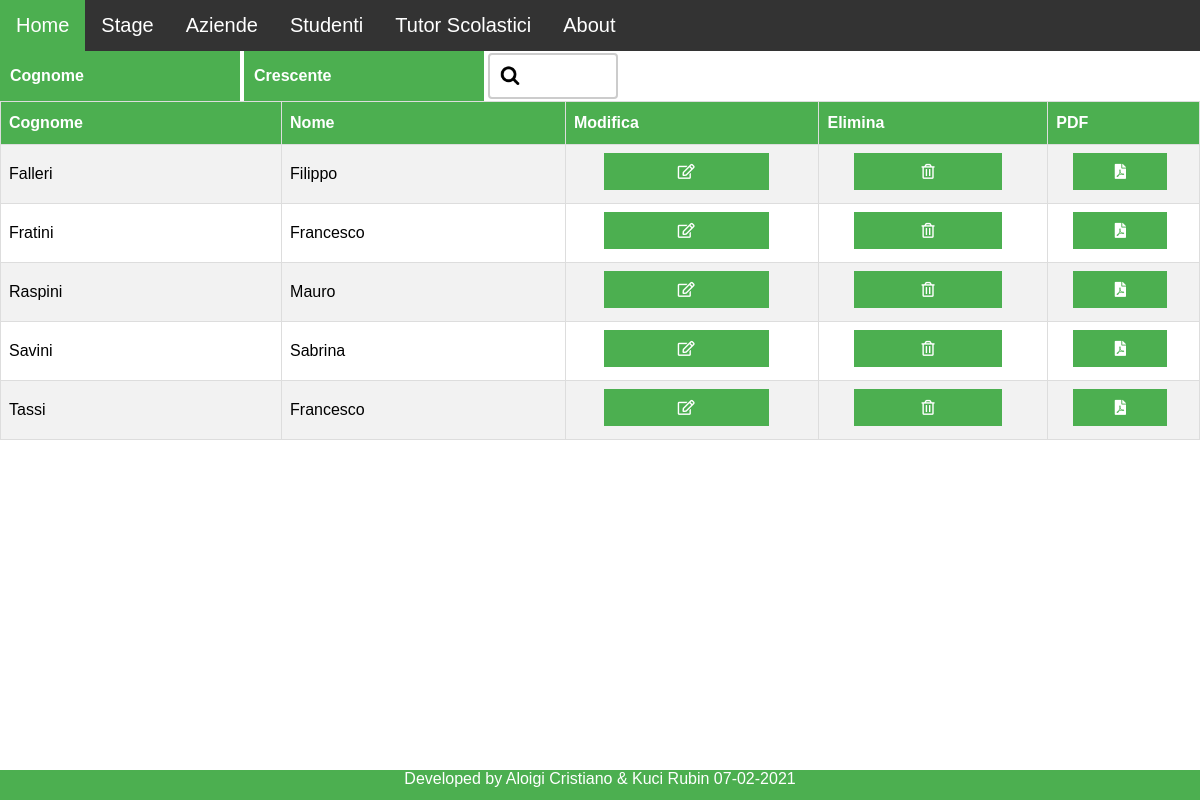
/visualizza/visualizzaTutorS.php, run on the app's committed database.
### tables this page shows
CREATE TABLE `tutorscolastici` (
  `id_tutorscolastico` int(11) NOT NULL,
  `Nome` varchar(50) NOT NULL,
  `Cognome` varchar(50) NOT NULL
);

### visualizza/visualizzaTutorS.php (the view, shortened to what this page needs)
<!DOCTYPE html>
<html>
    <?php
        $conn = $GLOBALS['mysqli'];
        $orderBy = $_POST['orderBy'] = !empty($_POST['orderBy']) && $_POST['order'] != "empty" ? $_POST['orderBy'] : "Cognome";
        $order = $_POST['order'] = !empty($_POST['order']) && $_POST['order'] != "empty" ? $_POST['order'] : "ASC";
        $search = $_POST['search'] = !empty($_POST['search']) ? $_POST['search'] : "%";
        $sql = "
            SELECT *
            FROM `tutorscolastici`
            WHERE (id_tutorscolastico LIKE '%".$search."%') OR
            (Nome LIKE '%".$search."%') OR
            (Cognome LIKE '%".$search."%')
            ORDER BY $orderBy $order
        ";
        $result = $conn->query($sql);
    ?>
    <head>
        <link rel="stylesheet" href="../Materials/style.css">
        <link rel="stylesheet" href="style.css">
        <link href="../fontawesome/css/all.min.css" rel="stylesheet">
    </head>
    <body>
        <?php include("../Materials/menu.php"); ?>
        <form action="visualizzaTutorS.php" method="post" onchange="this.submit()">
            <select name="orderBy">
                <option value="Cognome" <?php if(!empty($_POST['orderBy']) && $orderBy == "Cognome") echo 'selected';?>>Cognome</option>
            </select>
            <select name="order">
                <option value="ASC" <?php if(!empty($_POST['order']) && $order == "ASC") echo 'selected';?>>Crescente</option>
            </select>
            <input type="text" name="search" value="<?php if(!empty($_POST['search']) && $_POST['search'] != "%") echo $search;?>">
        </form>
        <table id="stage">
            <tr>
                <th>Cognome</th>
				<th>Nome</th>
                <th>Modifica</th>
                <th>Elimina</th>
				<th>PDF</th>
            </tr>
            <?php
                if (mysqli_num_rows($result) > 0) {
                    while ($row = mysqli_fetch_assoc($result)) {
                        ?>
                        <tr>
                            <td><?php echo $row["Cognome"]; ?></td>
							<td><?php echo $row["Nome"]; ?></td>
                            <td>
                                <form action="modificaValoriTS.php" method="post">
                                    <button type="submit" class="button"><i class="far fa-edit"></i></button>
                                </form>
                            </td>
                            <td>
                                <form action="cancellaTutorS.php" method="post">
                                    <button type="submit" class="button"><i class="far fa-trash-alt"></i></button>
                                </form>
                            </td>
                            <td>
                                <form action="../StampePdf/tutorS.php" method="post">
                                    <button type="submit" class="button"><i class="fas fa-file-pdf"></i></button>
                                </form>
                            </td>
                        </tr>
                        <?php
                    }
                } else {
                    echo "0 results";
                }
            ?>
        </table>
        <?php include("../Materials/footer.php");?>
    </body>
</html>

### Materials/style.css (style rules this page uses)
body { margin: 0; }

### visualizza/style.css (style rules this page uses)
#stage { font-family: Arial, Helvetica, sans-serif; border-collapse: collapse; width: 100%; }
#stage td, #stage th { border: 1px solid #ddd; padding: 8px; }
#stage tr:nth-child(even) { background-color: #f2f2f2; }
#stage th { padding-top: 12px; padding-bottom: 12px; text-align: left; background-color: #4caf50; color: white; }
input[type=text] { width: 130px; box-sizing: border-box; border: 2px solid #ccc; border-radius: 4px; font-size: 16px; background-color: white; background-image: url('../Materials/searchicon.png'); background-size: 20px; background-position: 10px 10px; background-repeat: no-repeat; padding: 12px 20px 12px 40px; transition: width 0.4s ease-in-out; }
select { width: 20%; height: 50px; font-size: 100%; font-family: Arial, Helvetica, sans-serif; font-weight: bold; cursor: pointer; border-radius: 0; background-color: #4caf50; border: none; border-bottom: 2px solid #4caf50; color: white; padding: 10px; appearance: none; -webkit-appearance: none; -moz-appearance: none; padding: 10px; }
table button[type="submit"] { cursor: pointer; width: 70%; border: none; background: #4CAF50; color: #FFF; margin: 0 0 5px; padding: 10px; font-size: 15px; position: relative; top: 70%; left: 12.5%; }

### data on the page
tutorscolastici: Cognome "Falleri", Nome "Filippo"
tutorscolastici: Cognome "Fratini", Nome "Francesco"
tutorscolastici: Cognome "Raspini", Nome "Mauro"
tutorscolastici: Cognome "Savini", Nome "Sabrina"
tutorscolastici: Cognome "Tassi", Nome "Francesco"
